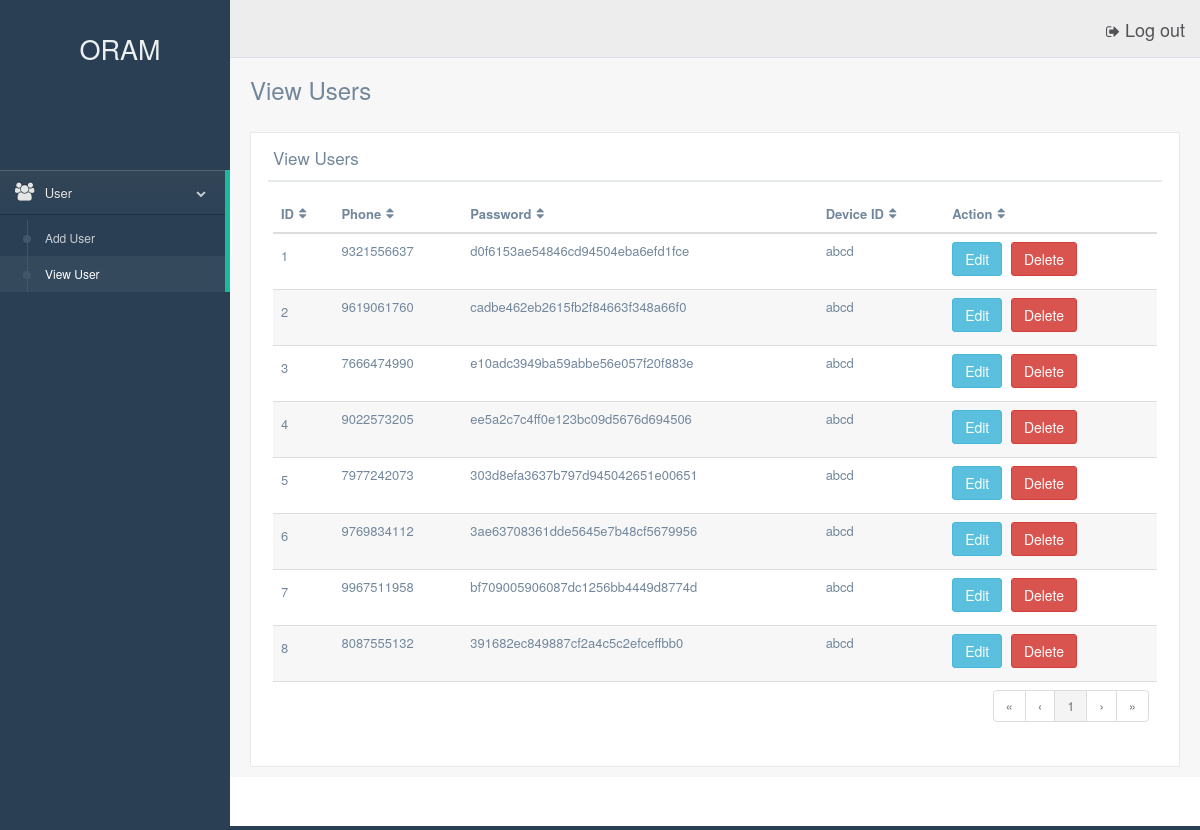
Screenshot of /Server/oramweb/viewuser.php with the database file from the repository.
### tables this page shows
CREATE TABLE IF NOT EXISTS `userdetails` (
  `id` int(11) NOT NULL AUTO_INCREMENT,
  `phone` varchar(500) NOT NULL DEFAULT ' ',
  `password` varchar(500) NOT NULL DEFAULT ' ',
  `deviceid` varchar(500) NOT NULL DEFAULT ' ',
  `lat` varchar(500) NOT NULL DEFAULT '0 ',
  `lon` varchar(500) NOT NULL DEFAULT '0 ',
  `hasoccured` varchar(500) NOT NULL DEFAULT '0',
  PRIMARY KEY (`id`)
);

### Server/oramweb/viewuser.php (the view, shortened to what this page needs)
<?php
require ('connect.php');
$query1 = "SELECT * FROM `userdetails`";
$result1 = mysqli_query($conn, $query1) or die(mysqli_error($conn));
?>
<!DOCTYPE html>
<html lang="en">
<head>
    <link href="assets/vendors/bootstrap/dist/css/bootstrap.min.css" rel="stylesheet">
    <link href="assets/vendors/font-awesome/css/font-awesome.min.css" rel="stylesheet">
    <link href="assets/vendors/iCheck/skins/flat/green.css" rel="stylesheet">
    <link href="assets/build/css/custom.min.css" rel="stylesheet">
    <link href="assets/css/footable/footable.core.css" rel="stylesheet">
</head>
<body class="nav-md">
<div class="container body">
    <div class="main_container">
        <?php include('header.php'); ?>
        <div class="right_col" role="main">
            <div class="">
                <div class="page-title">
                    <div class="title_left">
                        <h3>View Users</h3>
                    </div>
                </div>
                <br><br><br>
                <div class="row">
                    <div class="col-md-12 col-sm-12 col-xs-12">
                        <div class="x_panel">
                            <div class="x_title">
                                <h2>View Users</h2>
                                <div class="clearfix"></div>
                            </div>
                            <div class="x_content">
                                <table class="footable table table-hover toggle-arrow-tiny" data-page-size="8">
                                    <thead>
                                    <tr>
                                        <th data-toggle="true">ID</th>
                                        <th>Phone</th>
                                        <th>Password</th>
                                        <th>Device ID</th>
                                        <th>Action</th>
                                    </tr>
                                    </thead>
                                    <tbody>
                                    <?php
                                    $i = 1;
                                    while( $data = $result1->fetch_assoc()){?>
                                        <tr>
                                            <td><?php echo $i;?></td>
                                            <td><?php echo $data['phone'];?></td>
                                            <td><?php echo $data['password'];?></td>
                                            <td><?php echo $data['deviceid'];?></td>
                                            <td><a href="adduser.php?id=<?php echo $data['id'];?>"><button type="button" class="btn btn-info btn-rounded btn-outline">Edit</button></a> <a href="viewuser.php?id=<?php echo $data['id'];?>&act=<?php echo 'del';?>"><button type="button" class="btn btn-danger btn-rounded btn-outline">Delete</button></a></td>
                                        </tr>
                                        <?php $i++; }?>
                                    </tbody>
                                    <tfoot>
                                    <tr>
                                        <td colspan="7">
                                            <ul class="pagination pull-right"></ul>
                                        </td>
                                    </tr>
                                    </tfoot>
                                </table>
                            </div>
                        </div>
                    </div>
                </div>
            </div>
        </div>
        <footer>
            <div class="clearfix"></div>
        </footer>
    </div>
</div>
</body>
</html>

### Server/oramweb/header.php (shortened to what this page needs)
<div class="col-md-3 left_col">
        <div class="left_col scroll-view">
          <div class="navbar nav_title" style="border: 0;"><br>
            <a href="#" class="site_title" "><center style="font-size: 27px;">ORAM</center></a>
          </div>
          <br /><br>
          <div id="sidebar-menu" class="main_menu_side hidden-print main_menu" style="    margin-top: 75px;">
            <div class="menu_section">
              <ul class="nav side-menu">
                  <li><a><i class="fa fa-group"></i> User <span class="fa fa-chevron-down"></span></a>
                      <ul class="nav child_menu">
                          <li><a href="adduser.php">Add User</a></li>
                          <li><a href="viewuser.php">View User</a></li>
                      </ul>
                  </li>
              </ul>
            </div>
          </div>
        </div>
      </div>
<div class="top_nav">
    <div class="nav_menu">
        <nav>
            <ul class="nav navbar-nav navbar-right">
                <li>
                    <a href="logout.php">
                        <i class="fa fa-sign-out"></i> Log out
                    </a>
                </li>
            </ul>
        </nav>
    </div>
</div>

### Server/oramweb/assets/css/footable/footable.core.css (style rules this page uses)
.footable { width: 100%; }
.footable > thead > tr > th { -webkit-touch-callout: none; -webkit-user-select: none; -khtml-user-select: none; -moz-user-select: -moz-none; -ms-user-select: none; user-select: none; }
.footable > tfoot .pagination { margin: 0; }
.footable-odd { background-color: #f7f7f7; }

### Server/oramweb/header.php (style rules this page uses)
.nav.navbar-nav>li>a { color: #515356!important; font-size: 18px; }

### rows the page displays
userdetails: phone "9321556637", password "d0f6153ae54846cd94504eba6efd1fce", deviceid "abcd"
userdetails: phone "9619061760", password "cadbe462eb2615fb2f84663f348a66f0", deviceid "abcd"
userdetails: phone "7666474990", password "e10adc3949ba59abbe56e057f20f883e", deviceid "abcd"
userdetails: phone "9022573205", password "ee5a2c7c4ff0e123bc09d5676d694506", deviceid "abcd"
userdetails: phone "7977242073", password "303d8efa3637b797d945042651e00651", deviceid "abcd"
userdetails: phone "9769834112", password "3ae63708361dde5645e7b48cf5679956", deviceid "abcd"
userdetails: phone "9967511958", password "bf709005906087dc1256bb4449d8774d", deviceid "abcd"
userdetails: phone "8087555132", password "391682ec849887cf2a4c5c2efceffbb0", deviceid "abcd"
